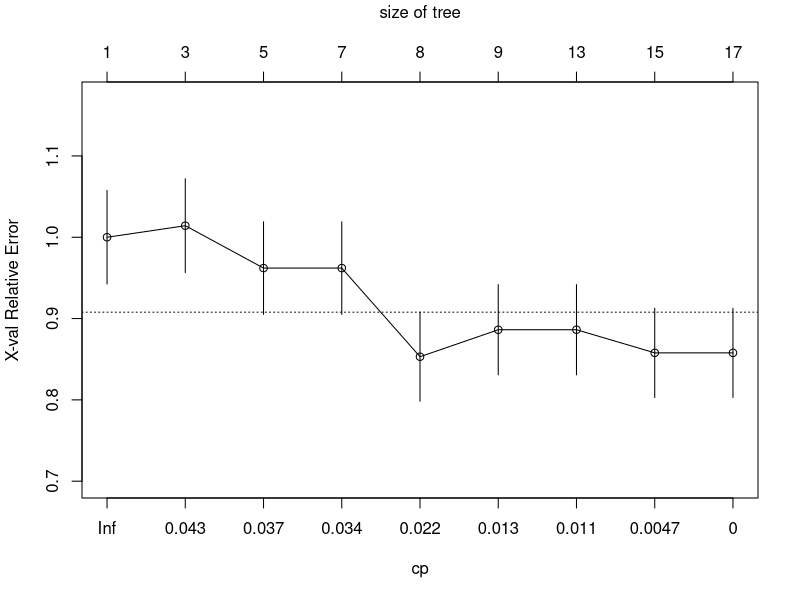
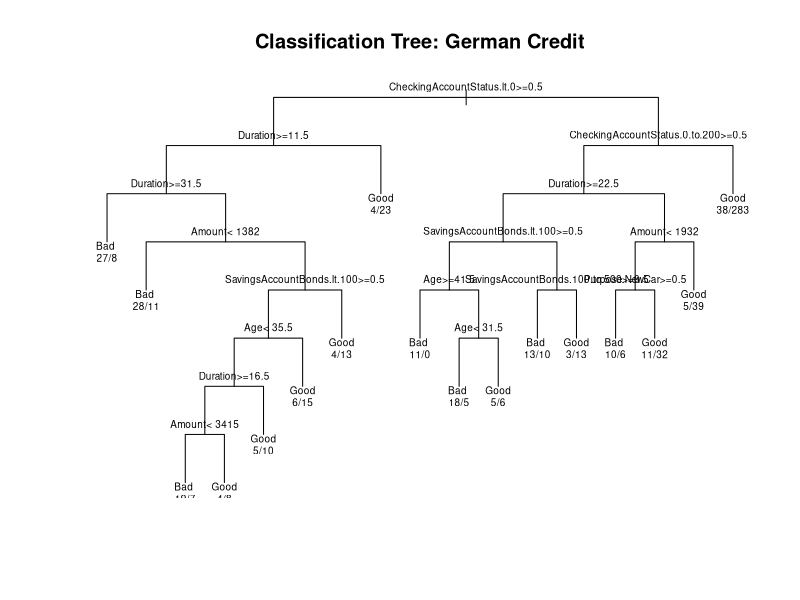
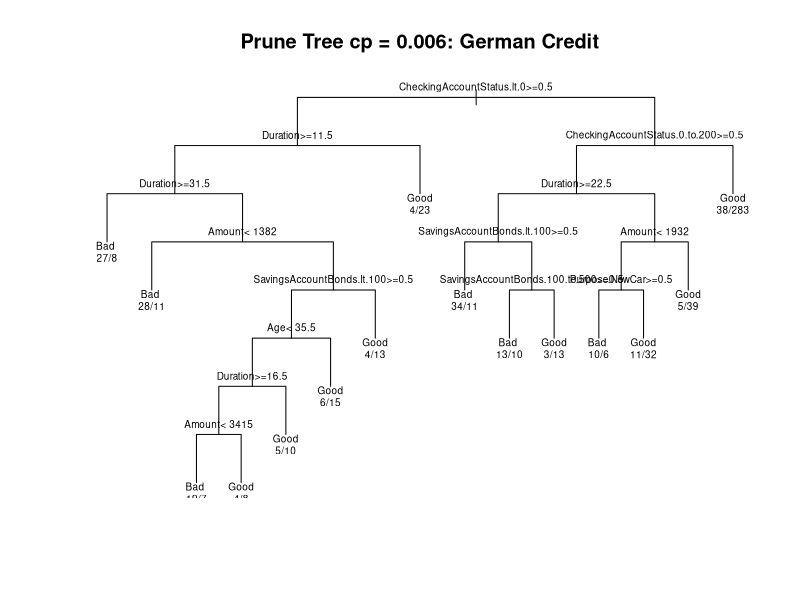

These figures' R source, in order: (Note: this script raises an error after producing the figures.)
## ---- chunk 1
knitr::opts_chunk$set(echo = TRUE)
## ---- chunk 2
library(caret)
data("GermanCredit")
mydata <- GermanCredit
colnames(mydata)
#Columns used in Logistic Model
best.predictor <- c(10, 1, 2, 3, 5, 8, 9, 11, 12, 13, 15, 16, 17, 18, 20, 
                    25, 26, 31, 32, 33, 38, 43, 46, 47, 53, 56)
set.seed(618)
index <- sample(1:nrow(mydata), size = 0.7 * nrow(mydata))
Train <- mydata[index, best.predictor ]
Holdout <- mydata[-index, best.predictor ]
## ---- chunk 3
library(rpart)
tree.cp0 <- rpart(formula = Class ~ ., data = Train, 
                  control = rpart.control(cp = 0, minsplit = 30, xval = 10))
## ---- chunk 4
plotcp(tree.cp0)
printcp(tree.cp0)
plot(tree.cp0,main="Classification Tree: German Credit", uniform=TRUE)
text(tree.cp0, cex=0.6, use.n=TRUE)

#From the cross validation of different cp values, cp = 0.006 results in the smallest cv error. 
tree.prune.cp0 <- prune(tree.cp0, cp = 0.006)
plot(tree.prune.cp0,main="Prune Tree cp = 0.006: German Credit", uniform=TRUE)
text(tree.prune.cp0, cex=0.6, use.n=TRUE)
## ---- chunk 5
table(pred.class = predict(tree.prune.cp0, type = "class"), 
      real.class = Train[, "Class"] )
## ---- chunk 6
table(pred.class = predict(tree.prune.cp0, type = "class", newdata = Holdout), 
      real.class = Holdout[, "Class"] )
## ---- chunk 7
tree.pred.train <- predict(tree.prune.cp0, type = "class")
tree.pred.test <- predict(tree.prune.cp0, type = "class", 
                          newdata = Holdout)
write.table(tree.pred.train, file ='/Users/JaneShi/Desktop/MSCA31008/Assignment5/treePredTrain.csv', col.names = FALSE, row.names = FALSE)

write.table(tree.pred.test, file ='/Users/JaneShi/Desktop/MSCA31008/Assignment5/treePredTest.csv', 
col.names = FALSE, row.names = FALSE)
